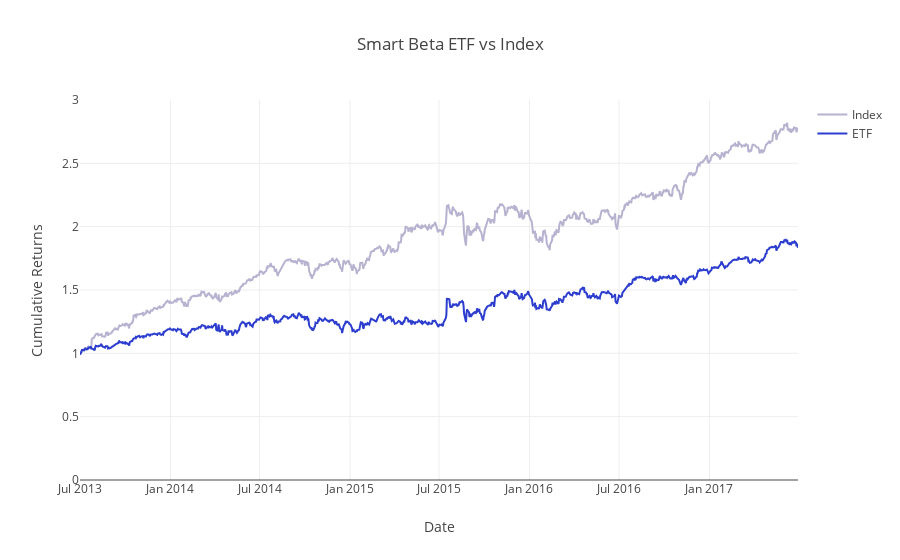

Source (notebook cell):
### Markdown cell above
### View Data
Let's generate the ETF and index cumulative returns using `calculate_cumulative_returns` and compare the two.

### Code cell
index_weighted_cumulative_returns = calculate_cumulative_returns(index_weighted_returns)
etf_weighted_cumulative_returns = calculate_cumulative_returns(etf_weighted_returns)
project_helper.plot_benchmark_returns(index_weighted_cumulative_returns, etf_weighted_cumulative_returns, 'Smart Beta ETF vs Index')

### Figure 1 — Plotly figure (JSON) as saved in the notebook; plotly's stock layout.template omitted (floating-point values rounded to 4 significant figures; data arrays with more than 128 entries replaced by an {"elided": "..."} marker saying what was removed)
{"data": [{"line": {"color": "#B6B2CF"}, "name": "Index", "type": "scatter", "uid": "3029a1f1-a5cf-46ec-8a57-0548c54a103b", "x": {"elided": "1009 str values"}, "y": {"elided": "1009 float values"}}, {"line": {"color": "#2D3ECF"}, "name": "ETF", "type": "scatter", "uid": "9470c71a-7a71-487b-a06b-b337b444f601", "x": {"elided": "1009 str values"}, "y": {"elided": "1009 float values"}}], "layout": {"title": {"text": "Smart Beta ETF vs Index"}, "xaxis": {"title": {"text": "Date"}}, "yaxis": {"range": [0, 3], "title": {"text": "Cumulative Returns"}}}}
